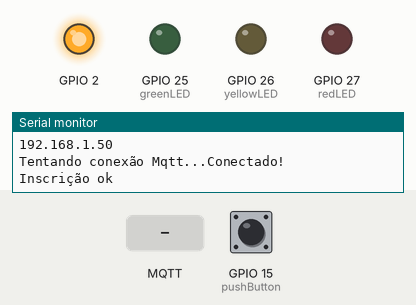
Bench run of a sketch on a simulated ESP32. Shown: output pins drawn as LEDs (lit = HIGH), the last lines printed to the serial monitor. Dashed ring = blinking. The test bench sets the inputs (shaded band); at power-on: GPIO 15 (pushButton) LOW. WiFi joins after 1.5 s; servers stay silent unless stated; random numbers use the default seed unless the sketch sets one; no MQTT or app messages arrive unless stated.

Above: at 4.7 s.
4.8 s: GPIO 15 (pushButton) pulled HIGH for 0.15 s
At 5.1 s:
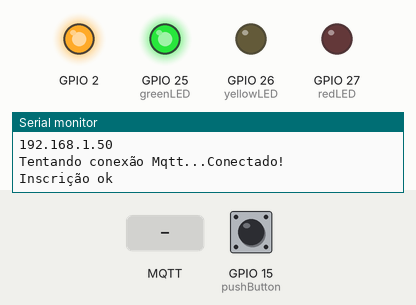
7.9 s: MQTT message "ALL_LOW" arrives on the first subscribed topic
At 9.4 s:
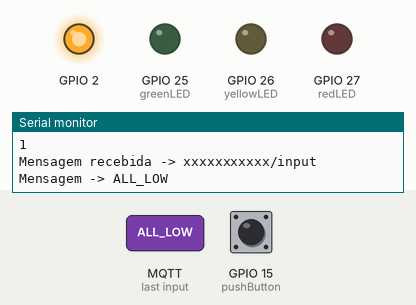
11.8 s: GPIO 15 (pushButton) pulled HIGH for 1 s
At 13.6 s:
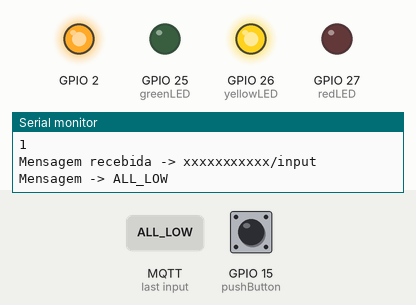
15.8 s: GPIO 15 (pushButton) pulled HIGH for 3.2 s
At 19.5 s:
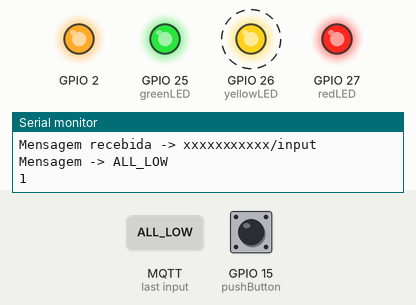
Timing chart, 0 to 21.3 s (numbered marks = the images above; inputs shaded):
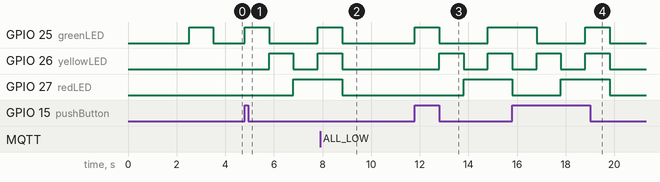

The sketch:

Andon_para_idosos_MQTT_PI_BUTTON.ino
```cpp
#include <Arduino.h>
#include <WiFi.h>
#include <PubSubClient.h>


//**************************************************
//*********** GuinaAndonMQTTPI CONFIG **************
//************* PI = Pessoa Idosa ******************
//**************************************************
const char *mqtt_server = "ioticos.org";
const int mqtt_port = 1883;
const char *mqtt_user = "xxxxxxxxxxxxxxx";
const char *mqtt_pass = "xxxxxxxxxxxxxxx";
const char *root_topic_subscribe = "xxxxxxxxxxx/input";
const char *root_topic_publish = "xxxxxxxxxxxxx/output";


//Usuário e senha do wi-fi
const char* ssid = "xxxxxxxxxx";
const char* password = "xxxxxxxxxxxxxx";

//Pino do botão
const int pushButton = 15;

//Pinos do RGB
#define greenLED 25
#define yellowLED 26
#define redLED 27

//Variáveis Globais
WiFiClient espClient;
PubSubClient client(espClient);
char msg[25];
long count=0;
String str;


//Funções
void callback(char* topic, byte* payload, unsigned int length);
void reconnect();
void setup_wifi();

void setup() {
  Serial.begin(115200);

  pinMode(2, OUTPUT);
  pinMode(pushButton, INPUT);

  pinMode(greenLED, OUTPUT);
  pinMode(yellowLED, OUTPUT);
  pinMode(redLED, OUTPUT);

  delay (1000);

  setup_wifi();
  client.setServer(mqtt_server, mqtt_port);
  client.setCallback(callback);
}

void loop() {
  if (!client.connected()) {
    reconnect();
  }

  int pushButtonState = digitalRead(pushButton);

  if (pushButtonState == HIGH)
  {
    str = "help me";
    str.toCharArray(msg,25);
    client.publish(root_topic_subscribe,msg);
    triggerGreenLED();
    delay(1000);
    triggerYellowLED();
    delay(1000);
    triggerRedLED();
    delay(1000);
    triggerHIGHLEDs();
    delay(1000);
    triggerHIGHLEDs();
    count++;
    Serial.println(count);
  }

  if (count == 2)
  {
    triggerLOWLEDs();
    str = "forget it";
    str.toCharArray(msg,25);
    client.publish(root_topic_subscribe,msg);
    count = 0;
  }

  client.loop();
}

//Validação do wi-fi
void setup_wifi(){
  delay(10);
  // estamos conectado na nossa rede Wifi
  Serial.println();
  Serial.print("Conectando a ssid: ");
  Serial.println(ssid);

  WiFi.begin(ssid, password);

  while (WiFi.status() != WL_CONNECTED) {
    delay(500);
    Serial.print(".");
  }

  Serial.println("");
  Serial.println("Conectado a rede WiFi!");
  Serial.println("IP: ");
  Serial.println(WiFi.localIP());
  digitalWrite(2, HIGH);
  triggerGreenLED();
  delay(1000);
  triggerLOWLEDs();
}


//*****************************
//***    MQTT CONNECTION     ***
//*****************************

void reconnect() {

  while (!client.connected()) {
    Serial.print("Tentando conexão Mqtt...");
    // Criando um cliente ID
    String clientId = "IOTICOS_H_W_";
    clientId += String(random(0xffff), HEX);
    // Intentamos conectar
    if (client.connect(clientId.c_str(),mqtt_user,mqtt_pass)) {
      Serial.println("Conectado!");
      // Nos suscribimos
      if(client.subscribe(root_topic_subscribe)){
        Serial.println("Inscrição ok");
      }else{
        Serial.println("falha na Inscrição");
      }
    } else {
      Serial.print("falha :( com erro -> ");
      Serial.print(client.state());
      Serial.println(" Tentando de novo em 5 segundos");
      delay(5000);
    }
  }
}


//*****************************
//***       CALLBACK        ***
//*****************************

void callback(char* topic, byte* payload, unsigned int length){
  String incoming = "";
  Serial.print("Mensagem recebida -> ");
  Serial.print(topic);
  Serial.println("");
  for (int i = 0; i < length; i++) {
    incoming += (char)payload[i];
  }
  incoming.trim();
  Serial.println("Mensagem -> " + incoming);

  if (incoming == "ALL_LOW"){
    triggerLOWLEDs();
    count = 0;
  }
}

//Rotina do RGB
void triggerGreenLED(){
  digitalWrite(greenLED, HIGH);
  digitalWrite(yellowLED, LOW);
  digitalWrite(redLED, LOW);
  str = "";
}

void triggerYellowLED(){
  digitalWrite(greenLED, LOW);
  digitalWrite(yellowLED, HIGH);
  digitalWrite(redLED, LOW);
  str = "";
}

void triggerRedLED(){
  digitalWrite(greenLED, LOW);
  digitalWrite(yellowLED, LOW);
  digitalWrite(redLED, HIGH);
  str = "";
}

void triggerLOWLEDs(){
  digitalWrite(greenLED, LOW);
  digitalWrite(yellowLED, LOW);
  digitalWrite(redLED, LOW);
  str = "";
}

void triggerHIGHLEDs(){
  digitalWrite(greenLED, HIGH);
  digitalWrite(yellowLED, HIGH);
  digitalWrite(redLED, HIGH);
  str = "";
}
```

Measured:
- after the input at 4.8 s, GPIO 25 (greenLED): LOW → HIGH at once, → LOW 1.0 s later, → HIGH 2.0 s later; GPIO 26 (yellowLED): LOW → HIGH after 1.0 s, → LOW 1.0 s later, → HIGH 1.0 s later; GPIO 27 (redLED): LOW → HIGH after 2.0 s
- after the input at 7.9 s, GPIO 25 (greenLED), GPIO 26 (yellowLED), GPIO 27 (redLED): HIGH → LOW after 0.90 s
- after the input at 11.8 s, GPIO 25 (greenLED): LOW → HIGH at once, → LOW 1.0 s later, → HIGH 2.0 s later; GPIO 26 (yellowLED): LOW → HIGH after 1.0 s, → LOW 1.0 s later, → HIGH 1.0 s later; GPIO 27 (redLED): LOW → HIGH after 2.0 s
- after the input at 15.8 s, GPIO 25 (greenLED): HIGH → LOW after 1.0 s, → HIGH 2.0 s later, → LOW 1.0 s later; GPIO 26 (yellowLED): alternates HIGH for 1.0 s and LOW for 1.0 s, 5 changes in all, then stays LOW, starting at once; GPIO 27 (redLED): HIGH → LOW at once, → HIGH 2.0 s later, → LOW 2.0 s later
